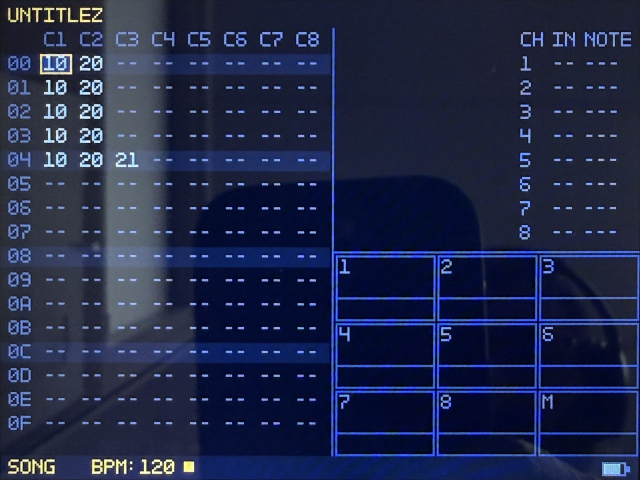
#> input picture public/reference/song-screen.jpg, 1280 x 960 px (shown at 1/2 size)
$ python rectify.py ../../public/reference/song-screen.jpg out.png
#> lines starting #> are read from the running program, lines starting #| are printed output that depends on the picture; after the words box and inside, x2 and y2 are one past the last pixel; in counts of white or black regions, pixels touching at a corner belong together
"""Straighten a phone photo of the device screen into a flat 640 x 480 image.

    pip install numpy pillow
    python3 scripts/reference/rectify.py photo.jpg public/reference/phrase-screen.jpg
    python3 scripts/reference/rectify.py photo.jpg out.jpg --scale 2 --tl 292,472

Finds the lit screen's four edges (the dark-blue themes read as "lit" where
blue clearly beats red), fits a line to each, and maps the quad to 640 x 480
x scale. Glare can pull an edge: check that text starts at the same x on every
row of the result and nudge a corner with --tl/--tr/--bl/--br x,y (photo px).
public/reference/song-screen.jpg was made with
    --tl 292,472 --tr 1693.9,505.8 --bl 220.5,1503.1 --br 1661,1620.4
(glare on the left pulled the automatic top-left and bottom-left corners).
"""

import argparse

import numpy as np
from PIL import Image


def fit(xs, ys):
    a = np.vstack([xs, np.ones(len(xs))]).T
    return np.linalg.lstsq(a, np.array(ys, float), rcond=None)[0]


def robust(pairs):
    a = np.array(pairs, float)
    m, c = fit(a[:, 0], a[:, 1])
    for _ in range(4):
        res = np.abs(a[:, 1] - (m * a[:, 0] + c))
        keep = res < max(1.5, np.median(res) * 2.5)
        m, c = fit(a[keep, 0], a[keep, 1])
    return m, c


def run_start(values, n=6):
    count = 0
    for i, v in enumerate(values):
        count = count + 1 if v else 0
        if count >= n:
            return i - n + 1
    return None


def find_corners(img):
    rgb = np.asarray(img).astype(float)
    r, b = rgb[..., 0], rgb[..., 2]
    lit = (b > 40) & (b - r > 12)
    # The screen is the longest run of rows (then columns) that are mostly
    # lit; this ignores other blue things in the photo, such as an LED ring.
    def longest_run(mask):
        best, start = (0, 0, 0), None
        for i, v in enumerate(list(mask) + [False]):
            if v and start is None:
                start = i
            elif not v and start is not None:
                if i - start > best[0]:
                    best = (i - start, start, i - 1)
                start = None
        return best[1], best[2]
    y0, y1 = longest_run(lit.mean(axis=1) > 0.2)
    x0, x1 = longest_run(lit[y0:y1 + 1].mean(axis=0) > 0.3)
    top, bot, left, right = [], [], [], []
    for x in range(x0 + (x1 - x0) // 10, x1 - (x1 - x0) // 10, 8):
        y = run_start(lit[y0:y0 + (y1 - y0) // 3, x])
        if y is not None:
            top.append((x, y + y0))
        y = run_start(lit[y1:y1 - (y1 - y0) // 3:-1, x])
        if y is not None:
            bot.append((x, y1 - y))
    for y in range(y0 + (y1 - y0) // 10, y1 - (y1 - y0) // 10, 8):
        x = run_start(lit[y, x0:x0 + (x1 - x0) // 3])
        if x is not None:
            left.append((y, x + x0))
        x = run_start(lit[y, x1:x1 - (x1 - x0) // 3:-1])
        if x is not None:
            right.append((y, x1 - x))
    lines = {k: robust(v) for k, v in [('top', top), ('bot', bot), ('left', left), ('right', right)]}

    def meet(hl, vl):
        hm, hc = hl
        vm, vc = vl
        y = (hm * vc + hc) / (1 - hm * vm)
        return [vm * y + vc, y]

    return {
        'tl': meet(lines['top'], lines['left']),
        'tr': meet(lines['top'], lines['right']),
        'bl': meet(lines['bot'], lines['left']),
        'br': meet(lines['bot'], lines['right']),
    }


def rectify(img, corners, scale):
    w, h = 640 * scale, 480 * scale
    dst = [(0, 0), (w, 0), (0, h), (w, h)]
    src = [corners[k] for k in ('tl', 'tr', 'bl', 'br')]
    a, bvec = [], []
    for (x, y), (u, v) in zip(dst, src):
        a.append([x, y, 1, 0, 0, 0, -u * x, -u * y])
        bvec.append(u)
        a.append([0, 0, 0, x, y, 1, -v * x, -v * y])
        bvec.append(v)
    coef = np.linalg.solve(np.array(a, float), np.array(bvec, float))
    return img.transform((int(w), int(h)), Image.PERSPECTIVE, tuple(coef), Image.BICUBIC)


def main():
    p = argparse.ArgumentParser(description=__doc__, formatter_class=argparse.RawDescriptionHelpFormatter)
    p.add_argument('photo')
    p.add_argument('out')
    p.add_argument('--scale', type=int, default=2, help='output = 640 x 480 x scale (default 2)')
    for k in ('tl', 'tr', 'bl', 'br'):
        p.add_argument(f'--{k}', help=f'override the {k} corner, "x,y" in photo px')
    args = p.parse_args()
    img = Image.open(args.photo).convert('RGB')
#> img is the input picture: PIL image 1280x960 RGB; mean R, G, B 31.8, 39.8, 71.9
    corners = find_corners(img)
#> in find_corners, `r, b = rgb[..., 0], rgb[..., 2]`:
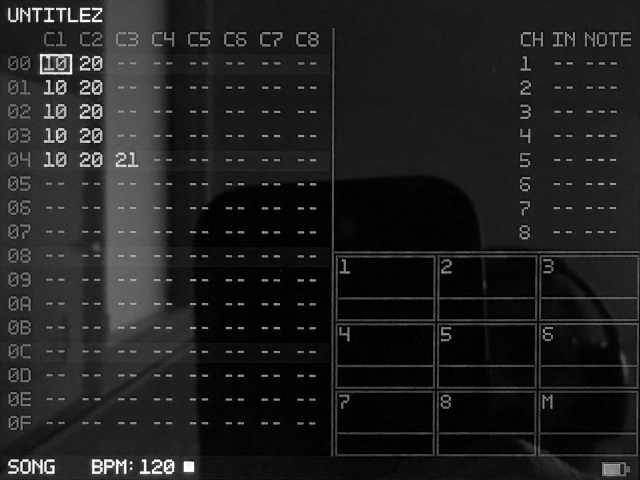
#> r: shape (960, 1280) float64 (shown at 1/2 size); min 0, max 255, mean 31.8
#> in find_corners, `r, b = rgb[..., 0], rgb[..., 2]`:
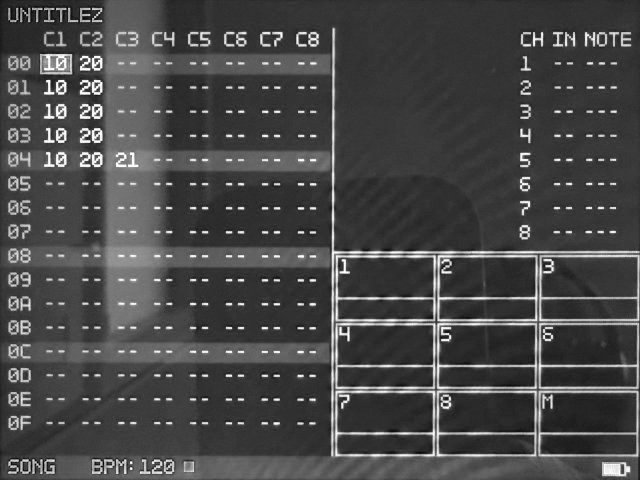
#> b: shape (960, 1280) float64 (shown at 1/2 size); min 0, max 255, mean 71.9
#> in find_corners, `lit = (b > 40) & (b - r > 12)`:
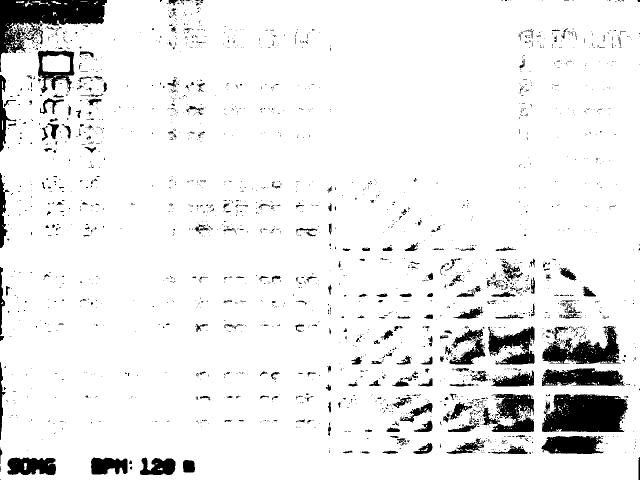
#> lit: shape (960, 1280) bool (shown at 1/2 size); 92.5% white; 2465 black regions (2201 under 20 px), largest, box (x1, y1, x2, y2) and area: (0, 0, 214, 144) 11995, (1084, 788, 1256, 864) 10823, (1085, 652, 1242, 728) 5670
#> the loop in longest_run, `for i, v in enumerate(list(mask) + [False]):` made 961 passes
#> start on pass 1: 0
#> best on pass 961: (960, 0, 959)
#> in find_corners, `y0, y1 = longest_run(lit.mean(axis=1) > 0.2)`: y0 = 0; y1 = 959
#> the loop in longest_run (call 2), `for i, v in enumerate(list(mask) + [False]):` made 1281 passes
#> (v, start) on pass 3: (True, 2)
#> best on pass 1281: (1278, 2, 1279)
#> in find_corners, `x0, x1 = longest_run(lit[y0:y1 + 1].mean(axis=0) > 0.3)`: x0 = 2; x1 = 1279
#> after the loop in find_corners, `for x in range(x0 + (x1 - x0) // 10, x1 - (x1 - x0) // 10, 8):`: bot = 128 pairs, first value 129 to 1145, second value 959 to 959; top = 128 pairs, first value 129 to 1145, second value 0 to 52
#> the loop in find_corners, `for y in range(y0 + (y1 - y0) // 10, y1 - (y1 - y0) // 10, 8):` made 97 passes
#> after the loop in find_corners, `for y in range(y0 + (y1 - y0) // 10, y1 - (y1 - y0) // 10, 8):`: left = 97 pairs, first value 95 to 863, second value 2 to 46; right = 97 pairs, first value 95 to 863, second value 1279 to 1279
#> in find_corners, `lines = {k: robust(v) for k, v in [('top', top), ('bot', bot), ('left'..`: lines = {'top': (0.000171, -0.0929), 'bot': (3.62e-16, 959), 'left': (-0.0122, 12.53), 'right': (1.18e-15, 1279)}
#> in meet, `hm, hc = hl`: hm = 0.000171; hc = -0.0929
#> in meet, `vm, vc = vl`: vm = -0.0122; vc = 12.53
#> in meet, `y = (hm * vc + hc) / (1 - hm * vm)`: y = -0.0908
#> corners = {'tl': [12.53, -0.0908], 'tr': [1279, 0.125], 'bl': [0.83, 959], 'br': [1279, 959]}
    for k in ('tl', 'tr', 'bl', 'br'):
        if getattr(args, k):
            corners[k] = [float(v) for v in getattr(args, k).split(',')]
    print('corners (photo px):', {k: [round(v, 1) for v in c] for k, c in corners.items()})
#| corners (photo px): {'tl': [12.5, -0.1], 'tr': [1279.0, 0.1], 'bl': [0.8, 959.0], 'br': [1279.0, 959.0]}
    rectify(img, corners, args.scale).save(args.out, quality=90)
#> in rectify, `src = [corners[k] for k in ('tl', 'tr', 'bl', 'br')]`: src = [[12.53, -0.0908], [1279, 0.125], [0.83, 959], [1279, 959]]
#> the loop in rectify, `for (x, y), (u, v) in zip(dst, src):` made 4 passes
#> (x, y, u, v) on passes 1 to 4: (0, 0, 12.53, -0.0908), (1280, 0, 1279, 0.125), (0, 960, 0.83, 959), (1280, 960, 1279, 959)
#> after the loop in rectify, `for (x, y), (u, v) in zip(dst, src):`: a = 8 items, first 6: [0, 0, 1, 0, 0, 0, 0, 0], [0, 0, 0, 0, 0, 1, 0, 0], [1280, 0, 1, 0, 0, 0, -1637120, 0], [0, 0, 0, 1280, 0, 1, -160.4, 0], [0, 960, 1, 0, 0, 0, 0, -797.2], [0, 0, 0, 0, 960, 1, 0, -920640]; bvec = [12.53, -0.0908, 1279, 0.125, 0.83, 959, 1279, 959]
#> in rectify, `coef = np.linalg.solve(np.array(a, float), np.array(bvec, float))`: coef = [0.99, -0.0122, 12.53, 0.000169, 0.99, -0.0908, 1.76e-07, -9.53e-06]
#> in rectify, `return img.transform((int(w), int(h)), Image.PERSPECTIVE, tuple(coef),..`:
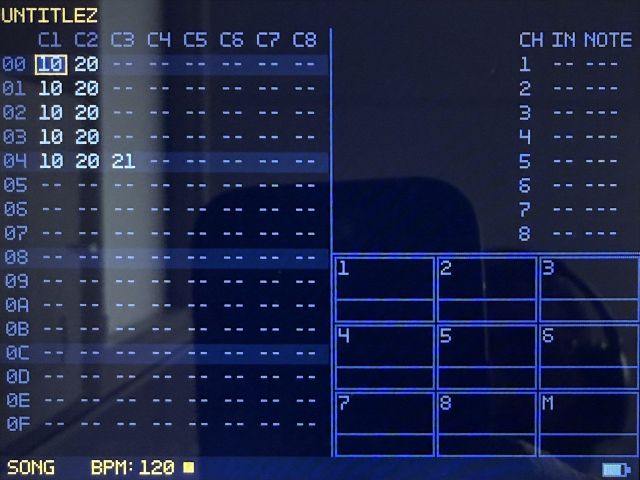
#> returned value: PIL image 1280x960 RGB (shown at 1/2 size); mean R, G, B 31.4, 39.3, 71.5
    print('wrote', args.out)


if __name__ == '__main__':
    main()
